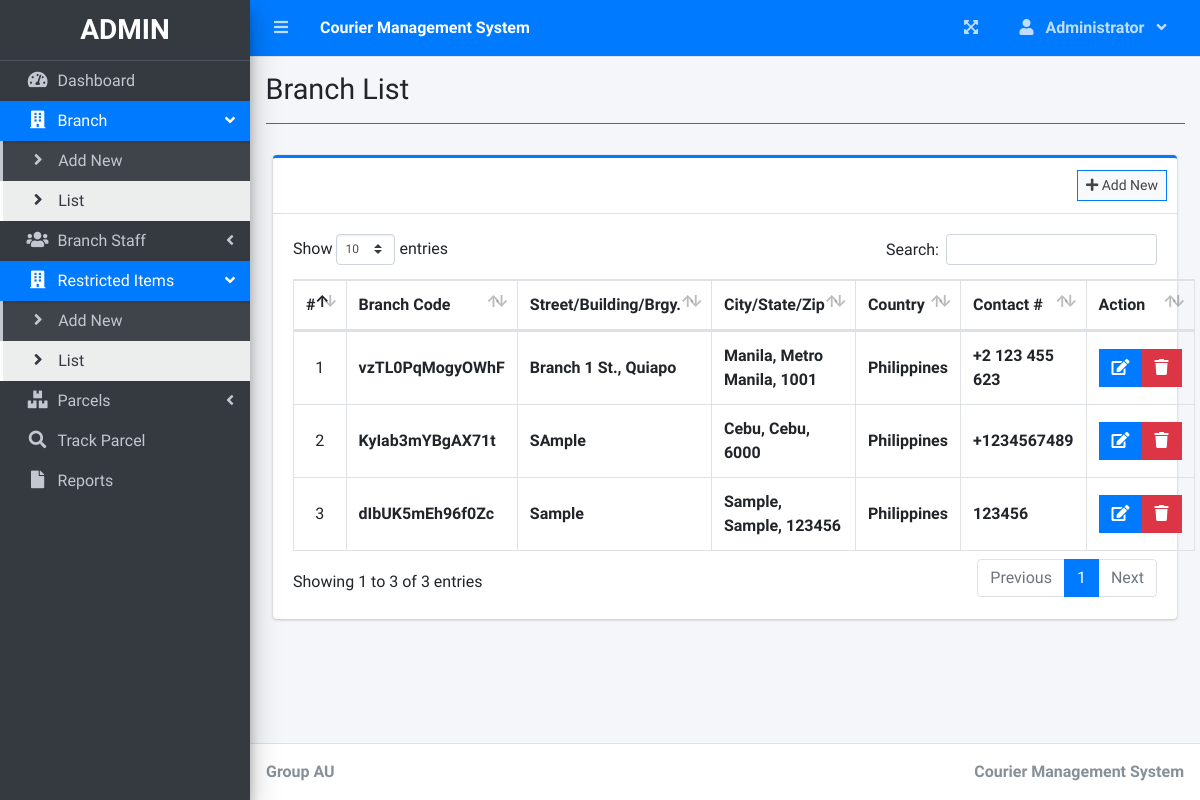
The app's page /index.php?page=branch_list (signed in), older data.
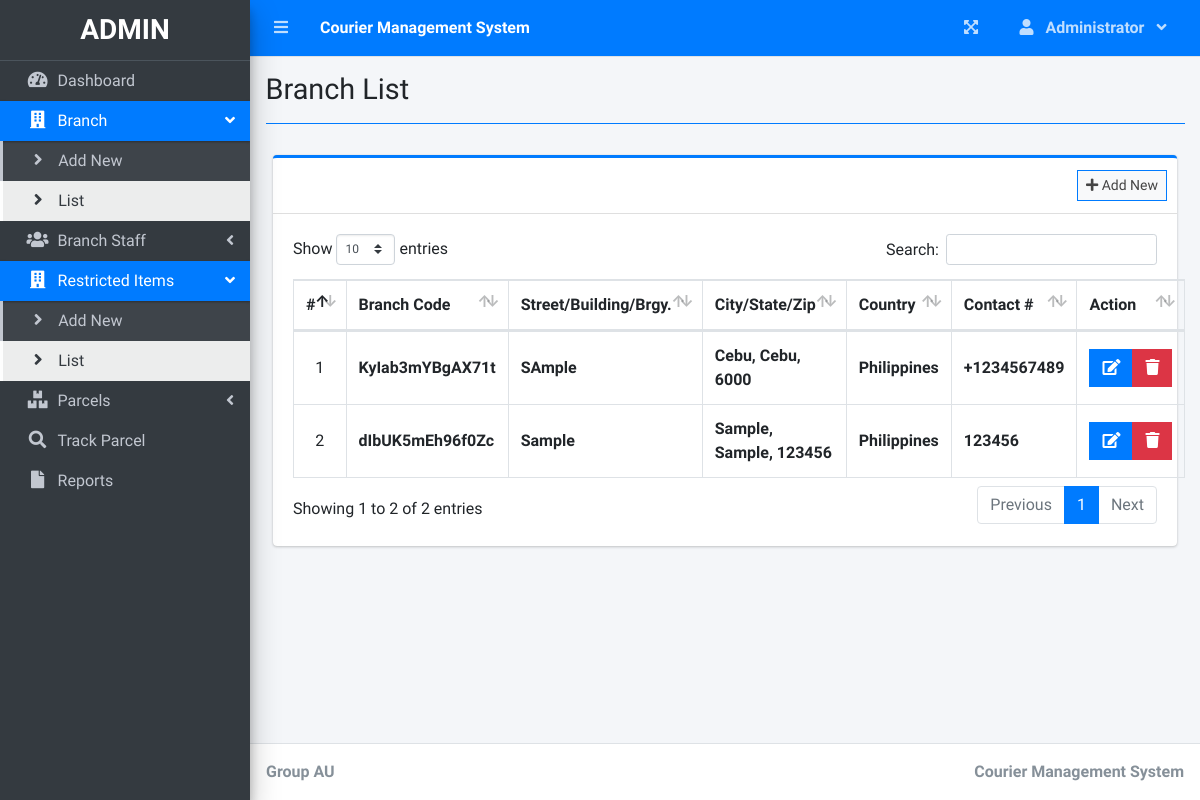
The same page, newer data.
### tables this page shows
CREATE TABLE `branches` (
  `id` int(30) NOT NULL AUTO_INCREMENT,
  `branch_code` varchar(50) NOT NULL,
  `street` text NOT NULL,
  `city` text NOT NULL,
  `state` text NOT NULL,
  `zip_code` varchar(50) NOT NULL,
  `country` text NOT NULL,
  `contact` varchar(100) NOT NULL,
  `date_created` datetime NOT NULL DEFAULT CURRENT_TIMESTAMP,
  PRIMARY KEY (`id`)
);

### branch_list.php (the view, shortened to what this page needs)
<?php include'db_connect.php' ?>
<div class="col-lg-12">
	<div class="card card-outline card-primary">
		<div class="card-header">
			<div class="card-tools">
				<a class="btn btn-block btn-sm btn-default btn-flat border-primary " href="./index.php?page=new_branch"><i class="fa fa-plus"></i> Add New</a>
			</div>
		</div>
		<div class="card-body">
			<table class="table tabe-hover table-bordered" id="list">
				<!-- <colgroup>
					<col width="5%">
					<col width="15%">
					<col width="25%">
					<col width="25%">
					<col width="15%">
				</colgroup> -->
				<thead>
					<tr>
						<th class="text-center">#</th>
						<th>Branch Code</th>
						<th>Street/Building/Brgy.</th>
						<th>City/State/Zip</th>
						<th>Country</th>
						<th>Contact #</th>
						<th>Action</th>
					</tr>
				</thead>
				<tbody>
					<?php
					$i = 1;
					$qry = $conn->query("SELECT * FROM branches order by street asc,city asc, state asc ");
					while($row= $qry->fetch_assoc()):
					?>
					<tr>
						<td class="text-center"><?php echo $i++ ?></td>
						<td class=""><b><?php echo $row['branch_code'] ?></b></td>
						<td><b><?php echo ucwords($row['street']) ?></b></td>
						<td><b><?php echo ucwords($row['city'].', '.$row['state'].', '.$row['zip_code']) ?></b></td>
						<td><b><?php echo ucwords($row['country']) ?></b></td>
						<td><b><?php echo $row['contact'] ?></b></td>
						<td class="text-center">
		                    <div class="btn-group">
		                        <a href="index.php?page=edit_branch&id=<?php echo $row['id'] ?>" class="btn btn-primary btn-flat ">
		                          <i class="fas fa-edit"></i>
		                        </a>
		                        <button type="button" class="btn btn-danger btn-flat delete_branch" data-id="<?php echo $row['id'] ?>">
		                          <i class="fas fa-trash"></i>
		                        </button>
	                      </div>
						</td>
					</tr>
				<?php endwhile; ?>
				</tbody>
			</table>
		</div>
	</div>
</div>

Row changes from the older to the newer data that the page shows:
removed branches: branch_code "vzTL0PqMogyOWhF", street "Branch 1 St., Quiapo", city+state+zip_code "Manila, Metro Manila, 1001", country "Philippines", contact "+2 123 455 623"
Text that changed along with them:
text written by a page script: "Show entries Search: Showing 1 to 3 of 3 entries Previous 1 Next" → "Show entries Search: Showing 1 to 2 of 2 entries Previous 1 Next"
